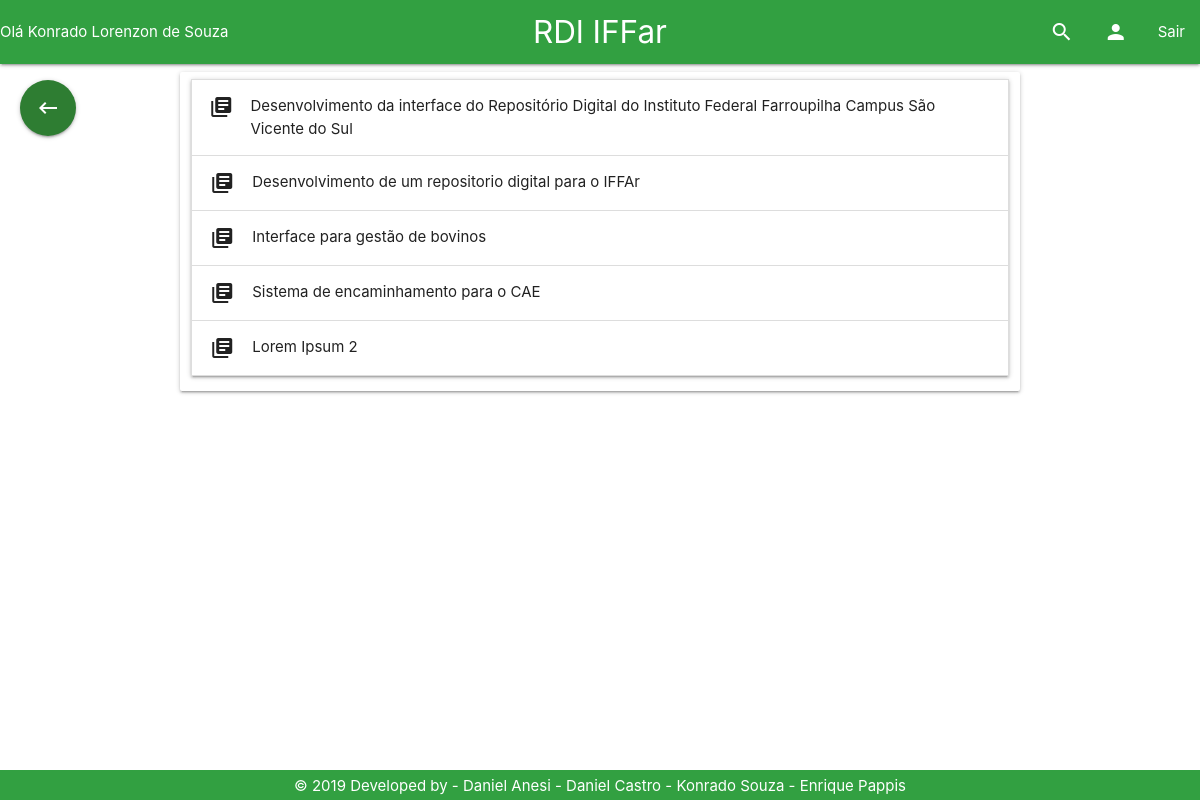
/Tela/tcc.php (signed in), run on the app's committed database.
### tables this page shows
CREATE TABLE `trabalho` (
  `id_trabalho` int(11) NOT NULL,
  `id_usuario` int(11) NOT NULL,
  `nome` varchar(200) NOT NULL,
  `resumo` varchar(4500) NOT NULL,
  `categoria` varchar(20) NOT NULL,
  `autores` varchar(200) NOT NULL,
  `orientadores` varchar(200) DEFAULT NULL,
  `coorientadores` varchar(200) DEFAULT NULL,
  `palavras_chave` varchar(100) NOT NULL,
  `data_submissao` varchar(40) DEFAULT NULL,
  `caminho` varchar(80) NOT NULL,
  `id_turma` int(11) NOT NULL,
  `numero_acessos` int(11) DEFAULT NULL,
  `numero_downloads` int(11) DEFAULT NULL,
  `publicado` int(1) NOT NULL DEFAULT 0
);

### Controle/trabalhoPDO.php (called while the page is built, shortened)
<?php
if (realpath('./index.php')) {
    include_once './Controle/conexao.php';
    include_once './Controle/usuarioPDO.php';
    include_once './Modelo/Trabalho.php';
    include_once './Modelo/Usuario.php';
    include_once './Modelo/Email.php';
} else {
    if (realpath('../index.php')) {
        include_once '../Modelo/Trabalho.php';
    }
}
class TrabalhoPDO
{
    public function selectTrabalhoCategoria($categoria)
    {
        $con = new conexao();
        $pdo = $con->getConexao();
        $stmt = $pdo->prepare('select * from trabalho where categoria = :categoria and publicado = 1;');
        $stmt->bindValue(':categoria', $categoria);
        $stmt->execute();
        if ($stmt->rowCount() > 0) {
            return $stmt;
        } else {
            return false;
        }
    }
}

### Modelo/Trabalho.php (called while the page is built, shortened)
<?php
class trabalho{
private $nome;
public function __construct() {
    if (func_num_args() != 0) {
        $atributos = func_get_args()[0];
        }
    }
     public function getNome(){
         return $this->nome;
     }
}

### Tela/tcc.php (the view, shortened to what this page needs)
<!DOCTYPE html>
<?php
if (realpath('./index.php')) {
    include_once './Controle/conexao.php';
    include_once './Controle/trabalhoPDO.php';
    include_once './Modelo/Usuario.php';
    include_once './Modelo/Trabalho.php';
} else {
    include_once '../Controle/trabalhoPDO.php';
    include_once '../Modelo/Trabalho.php';
}
include_once '../Base/header.php';
?>
<html>
    <head>
    </head>
    <body>
<main>
        <div class="container">
            <div class="row">
                <div class="col l12 card">
                    <ul class="collapsible">
                        <?php
                        $trabalhoListar = new trabalhoPDO();
                        $sql = $trabalhoListar->selectTrabalhoCategoria("tcc");
                        if ($sql != false) {
                            while ($resultado = $sql->fetch()) {
                                $tr = new trabalho($resultado);
                                ?>
                                <li>
                                    <div class="collapsible-header"><i class="material-icons">library_books</i><?php echo $tr->getNome(); ?></div>
                                </li>
                                <?php
                            }
                        }else{
                            echo "<h5>Nenhum Resultado</h5>";
                        }
                        ?>
                    </ul>
                </div>
            </div>
        </div>
</main>
        <?php
        include_once '../Base/footer.php';
        ?>
    </body>
</html>

### css/custom.css (style rules this page uses)
body { display: flex; min-height: 100vh; flex-direction: column; }
main { flex: 1 0 auto; }

### data on the page
trabalho: nome "Desenvolvimento da interface do Repositório Digital do Instituto Federal Farroupilha Campus São Vicente do Sul"
trabalho: nome "Desenvolvimento de um repositorio digital para o IFFAr"
trabalho: nome "Interface para gestão de bovinos"
trabalho: nome "Sistema de encaminhamento para o CAE"
trabalho: nome "Lorem Ipsum 2"

### other printed values
$logado->getNome() "Konrado Lorenzon de Souza"
